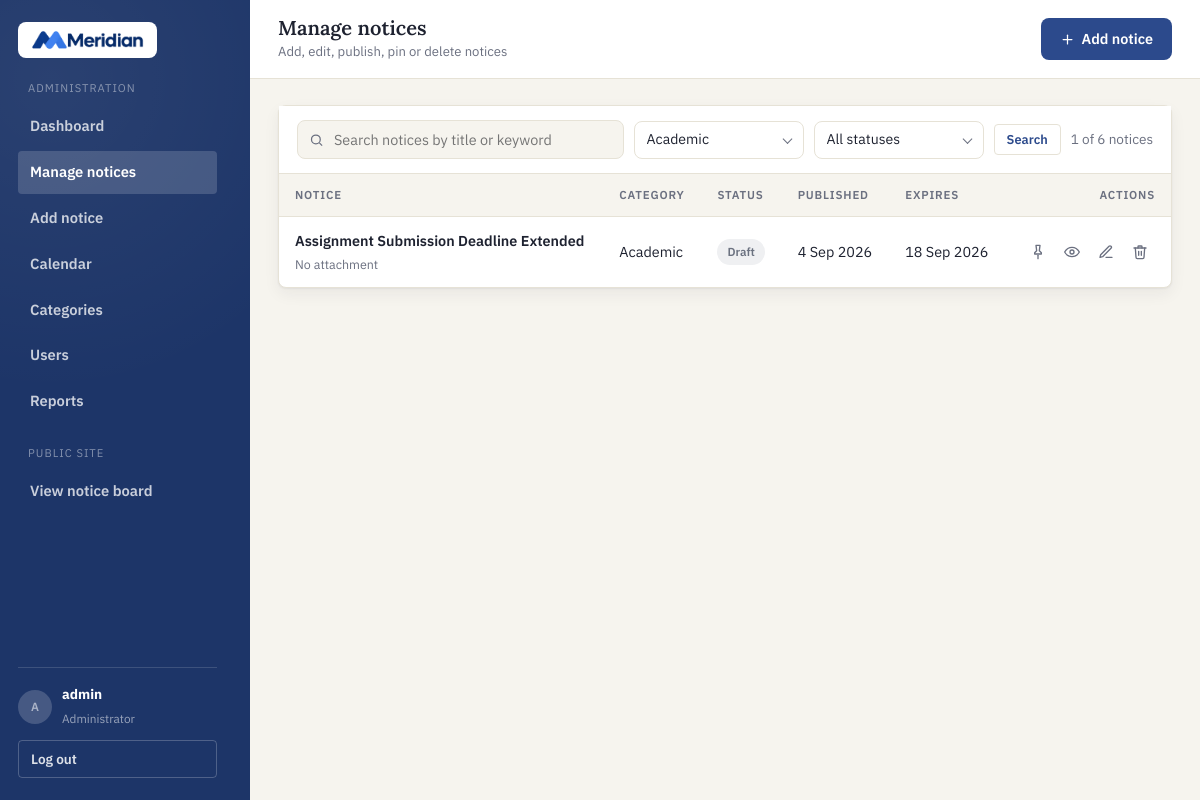
Screenshot of /admin-notices.php?category=academic (signed in) with the database file from the repository.
### tables this page shows
CREATE TABLE notices (
  notice_id    INT AUTO_INCREMENT PRIMARY KEY,
  title        VARCHAR(200) NOT NULL,
  description  TEXT NOT NULL,
  category_id  INT NOT NULL,
  status       ENUM('draft','published','unpublished') NOT NULL DEFAULT 'draft',
  publish_date DATE NOT NULL,
  expiry_date  DATE NOT NULL,
  is_pinned    TINYINT(1) NOT NULL DEFAULT 0,
  created_by   INT NOT NULL,
  created_at   DATETIME NOT NULL DEFAULT CURRENT_TIMESTAMP,
  updated_at   DATETIME NOT NULL DEFAULT CURRENT_TIMESTAMP ON UPDATE CURRENT_TIMESTAMP,
  CONSTRAINT fk_notice_category FOREIGN KEY (category_id) REFERENCES categories(category_id),
  CONSTRAINT fk_notice_user     FOREIGN KEY (created_by)  REFERENCES users(user_id),
  INDEX idx_status (status),
  INDEX idx_category (category_id),
  INDEX idx_expiry (expiry_date)
);

CREATE TABLE categories (
  category_id INT AUTO_INCREMENT PRIMARY KEY,
  slug        VARCHAR(40) NOT NULL UNIQUE,
  name        VARCHAR(60) NOT NULL,
  is_hidden   TINYINT(1) NOT NULL DEFAULT 0
);

### admin-notices.php (the view, shortened to what this page needs)
<?php
require_once __DIR__ . '/config.php';
$q        = trim($_GET['q'] ?? '');
$category = $_GET['category'] ?? 'all';
$status   = $_GET['status'] ?? 'all';
$categories = get_categories($pdo);
$categoryLabels = array_column($categories, 'name', 'slug');
$sql = 'SELECT n.*, c.name AS category_name, c.slug AS category_slug,
               a.file_name AS attachment_name
          FROM notices n
          JOIN categories c ON c.category_id = n.category_id
     LEFT JOIN attachments a ON a.notice_id = n.notice_id
         WHERE 1 = 1';
$params = [];
if ($category !== 'all') {
    $sql .= ' AND c.slug = :cat';
    $params[':cat'] = $category;
}
$sql .= ' ORDER BY n.is_pinned DESC, n.publish_date DESC, n.notice_id DESC';
$stmt = $pdo->prepare($sql);
$stmt->execute($params);
$notices = $stmt->fetchAll();
$totalNotices = (int)$pdo->query('SELECT COUNT(*) FROM notices')->fetchColumn();
$iconPin    = '<svg viewBox="0 0 24 24" fill="none" stroke="currentColor" stroke-width="2" stroke-linecap="round" stroke-linejoin="round"><line x1="12" y1="17" x2="12" y2="22"/><path d="M9 2h6l-1 8 3 3v2H7v-2l3-3-1-8z"/></svg>';
$iconEdit   = '<svg viewBox="0 0 24 24" fill="none" stroke="currentColor" stroke-width="2" stroke-linecap="round" stroke-linejoin="round"><path d="M12 20h9"/><path d="M16.5 3.5a2.1 2.1 0 0 1 3 3L7 19l-4 1 1-4 12.5-12.5z"/></svg>';
$iconDelete = '<svg viewBox="0 0 24 24" fill="none" stroke="currentColor" stroke-width="2" stroke-linecap="round" stroke-linejoin="round"><polyline points="3 6 5 6 21 6"/><path d="M19 6l-1 14a2 2 0 0 1-2 2H8a2 2 0 0 1-2-2L5 6"/><path d="M10 11v6M14 11v6"/><path d="M9 6V4a1 1 0 0 1 1-1h4a1 1 0 0 1 1 1v2"/></svg>';
$iconEye    = '<svg viewBox="0 0 24 24" fill="none" stroke="currentColor" stroke-width="2" stroke-linecap="round" stroke-linejoin="round"><path d="M1 12s4-7 11-7 11 7 11 7-4 7-11 7-11-7-11-7z"/><circle cx="12" cy="12" r="3"/></svg>';
$iconEyeOff = '<svg viewBox="0 0 24 24" fill="none" stroke="currentColor" stroke-width="2" stroke-linecap="round" stroke-linejoin="round"><path d="M17.9 17.9A10.4 10.4 0 0 1 12 19c-7 0-11-7-11-7a18.5 18.5 0 0 1 5.1-5.9"/><path d="M9.9 4.2A10.9 10.9 0 0 1 12 4c7 0 11 7 11 7a18.5 18.5 0 0 1-2.2 3.2"/><path d="M9.9 9.9a3 3 0 0 0 4.2 4.2"/><line x1="2" y1="2" x2="22" y2="22"/></svg>';
$pageActions = '<a href="admin-notice-form.php" class="btn btn-primary">'
             . '<svg viewBox="0 0 24 24" width="15" height="15" fill="none" stroke="currentColor" stroke-width="2" stroke-linecap="round"><line x1="12" y1="5" x2="12" y2="19"/><line x1="5" y1="12" x2="19" y2="12"/></svg>'
             . 'Add notice</a>';
require __DIR__ . '/includes/admin-header.php';
?>
      <section class="admin-section">
        <div class="admin-panel admin-panel-toolbar">
          <form class="admin-toolbar" id="filterForm" method="get">
            <div class="admin-search">
              <input type="search" name="q" value="<?= e($q) ?>" placeholder="Search notices by title or keyword" aria-label="Search notices">
            </div>
            <div class="admin-custom-select" data-custom-select>
              <button type="button" class="admin-select-trigger" aria-haspopup="listbox" aria-expanded="false">
                <span><?= e($category === 'all' ? 'All categories' : ($categoryLabels[$category] ?? 'All categories')) ?></span>
              </button>
            </div>
            <div class="admin-custom-select" data-custom-select>
              <button type="button" class="admin-select-trigger" aria-haspopup="listbox" aria-expanded="false">
                <span><?= e(['all' => 'All statuses', 'published' => 'Published', 'unpublished' => 'Unpublished', 'draft' => 'Draft', 'expired' => 'Expired'][$status] ?? 'All statuses') ?></span>
              </button>
            </div>
            <button type="submit" class="btn btn-ghost btn-sm">Search</button>
            <span class="board-count"><?= count($notices) ?> of <?= $totalNotices ?> notice<?= $totalNotices === 1 ? '' : 's' ?></span>
          </form>
          <div class="table-scroll">
            <table class="admin-table">
              <thead>
                <tr>
                  <th>Notice</th>
                  <th>Category</th>
                  <th>Status</th>
                  <th>Published</th>
                  <th>Expires</th>
                  <th style="text-align:right">Actions</th>
                </tr>
              </thead>
              <tbody>
                <?php foreach ($notices as $n):
    $live = $n['status'] === 'published';
?>
                <tr>
                  <td>
                    <span class="cell-title">
                      <?= e($n['title']) ?>
                    </span>
                    <span class="cell-sub"><?= $n['attachment_name'] ? e($n['attachment_name']) : 'No attachment' ?></span>
                  </td>
                  <td class="nowrap"><?= e($n['category_name']) ?></td>
                  <td><?= status_badge($n) ?></td>
                  <td class="nowrap"><?= format_date($n['publish_date']) ?></td>
                 <td class="nowrap">
    <?= format_date($n['expiry_date']) ?>
</td>
                  <td>
                    <div class="row-actions">
                      <form method="post">
                        <button type="submit" name="action" value="pin"
                                class="icon-btn <?= $n['is_pinned'] ? 'is-on' : '' ?>"
                                title="<?= $n['is_pinned'] ? 'Unpin notice' : 'Pin notice' ?>"><?= $iconPin ?></button>
                      </form>
                      <form method="post">
                        <button type="submit" name="action" value="publish"
                                class="icon-btn"
                                title="<?= $live ? 'Unpublish notice' : 'Publish notice' ?>"><?= $live ? $iconEyeOff : $iconEye ?></button>
                      </form>
                      <a class="icon-btn" href="admin-notice-form.php?id=<?= $n['notice_id'] ?>" title="Edit notice"><?= $iconEdit ?></a>
                      <form method="post">
                        <button type="button" class="icon-btn danger" title="Delete notice"
                                data-confirm='"<?= e($n['title']) ?>" will be removed from the notice list. This action cannot be undone.'
                                data-confirm-title="Delete this notice?"
                                data-confirm-label="Delete notice"><?= $iconDelete ?></button>
                      </form>
                    </div>
                  </td>
                </tr>
                <?php endforeach; ?>
              </tbody>
            </table>
          </div>
        </div>
      </section>
<?php require __DIR__ . '/includes/admin-footer.php'; ?>

### config.php (shortened to what this page needs)
<?php
function e($value)
{
    return htmlspecialchars((string)$value, ENT_QUOTES, 'UTF-8');
}
function display_status(array $notice)
{
    return $notice['status'];
}
function status_label($key)
{
    $labels = [
        'published'   => 'Published',
        'draft'       => 'Draft',
        'unpublished' => 'Unpublished',
        'expired'     => 'Expired',
    ];
    return $labels[$key] ?? ucfirst($key);
}
function status_badge(array $notice)
{
    $s = display_status($notice);
    return '<span class="badge badge-' . $s . '">' . status_label($s) . '</span>';
}
function format_date($date)
{
    return date('j M Y', strtotime($date));
}
function get_categories(PDO $pdo)
{
    static $cache = null;
    if ($cache === null) {
        $cache = $pdo->query('SELECT * FROM categories ORDER BY category_id')->fetchAll();
    }
    return $cache;
}

### rows the page displays
notices: title "Assignment Submission Deadline Extended", category.name "Academic", status "Draft", publish_date "4 Sep 2026", expiry_date "18 Sep 2026"

### other values shown
$label "Dashboard"
$label "Manage notices"
$label "Add notice"
$label "Calendar"
$label "Categories"
$label "Users"
$label "Reports"
$initials "A"
$adminName "admin"
$pageTitle "Manage notices"
$pageSub "Add, edit, publish, pin or delete notices"
count($notices) "1"
$totalNotices "6"
